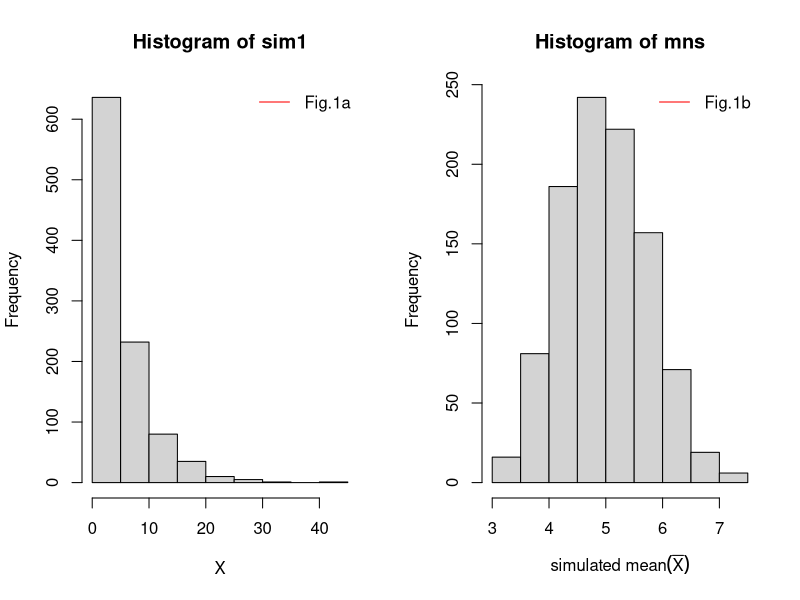

This figure's R source: (Note: this script raises an error after producing the figure.)
## ---- chunk 1

# simulation of the distribution of 1000 random exponentials, n=1000, and rate=0.2.
lambda=0.2
sim1<-rexp(1000,lambda)

# simulation of the distribution of 1000 averages of 40 random exponentials. That is run 40 random variable, n=40, and rate=0.2, grab the mean, and repeat for 1000 times.
set.seed(1234)
mns = NULL
for (i in 1 : 1000) mns = c(mns, mean(rexp(40,lambda)))

# make a graph for above simulations
par(mfcol=c(1,2)) 

#histogram for 1000 random exponential
hist(sim1,ylab="Frequency", xlab="X")
legend("topright", lty=1,col ="red",legend="Fig.1a",bty="n") 

# histogram of sampel means for 1000 sampels of 40 random exponentials
hist(mns,ylab="Frequency",xlab=bquote(paste("simulated mean", (bar(X)), ""))) 
legend("topright", lty=1,col ="red",legend="Fig.1b",bty="n")  
## ---- chunk 2
# put the simulated mean into a dataframe
sampleMeanDF<-data.frame(mns)
attach(sampleMeanDF) # attach the data frame
## ---- chunk 3
#calucate the theorical mean: 
#because we expect with the increased simulation sample sizes, the distribtion will be normaly distributed, and the sample mean will center around the population mean. Therefore the theoretical mean equal population mean (1/lambda).
realMean=1/0.2

#cacluate the simulated 1000 sample mean
sampleMean<-round(mean(mns), 2)

#compare the theoretical mean and sample mean
meanComparison<-rbind(realMean,sampleMean)
colnames(meanComparison)<-"mean_values"
print(meanComparison) # print out a table to show the theoretical and sample means
## ---- chunk 4
require(ggplot2)
g<-ggplot(sampleMeanDF,aes(x=mns))+
        geom_histogram(binwidth=0.3, color="black",fill="white",aes(y = ..density..))+
        xlab(bquote(paste("simulated mean", (bar(x)), "")))+
        ylab("Denisty")+
        scale_x_continuous(limits=c(1, 9),breaks=c(1,2,3,4,5,6,7,8,9))+
        scale_y_continuous(limits=c(0,0.6),breaks=seq(0.1,0.6,by=0.1))+
        ggtitle("Fig.2 Mean of 40 Exponentials simulated 1000 times")+
        theme_bw()+
        theme(axis.title=element_text(size=11))+
        theme(plot.title = element_text(size = rel(1.1),face="bold"))+
        geom_vline(x =1/0.2, size = 2, color="red")+
        geom_vline(x=mean(mns),size=2,linetype="dashed",color="blue")+
        stat_function(fun=dnorm, size = 1.5, color="green",args=list(mean =mean(mns),sd =sd(mns)))
g
detach(sampleMeanDF)
## ---- chunk 5
#make a figure to show sample mean distribution is normally distributed
qqnorm(mns);qqline(mns)
## ---- chunk 6
# calculate the population variance, the population variance is defined by 1/(lambda^2)
varPop<-1/(0.2^2)
# calculate the theoretical variance for the sample mean. According to the Central Limite Theorem, the theoretical variance equal to the populaiton variance divided by n. 
varTheory<-varPop/40
# calucate the actual variance of the 1000 sample means using R funciton var(). 
varSample<-var(mns)

varComparison<-rbind(varTheory,varSample)
colnames(varComparison)<-"variance_value"
print.table(varComparison)

## ---- chunk 7

nosim <- 1000
# convert to standard normal, since mean=5, and sample size n=40, sample variance=5/sqrt(40)
cfunc <- function(x, n) 0.2 * sqrt(40) * (mean(x) - 5) 
# simulate data for sample size of 40
lambda=0.2
data <- data.frame(x = apply(matrix(rexp(nosim*40,lambda), nosim), 1, cfunc))
ggplot(data, aes(x = x)) + 
        geom_histogram(binwidth=.3,colour = "black", fill="white", aes(y = ..density..)) +
        scale_x_continuous(limits=c(-3, 3),breaks=c(-3,-2,-1,0,1,2,3))+
        scale_y_continuous(limits=c(0,0.6),breaks=seq(0.1,0.6,by=0.1))+
        geom_vline(xintercept = 0, size = 1) + stat_function(fun = dnorm, size = 2)+
        xlab("x")+
        ylab("Denisty")+
        ggtitle("Supplementary Fig1. Another way to show the mean of 40 Exponentials simulated 1000 times")+
        theme(plot.title = element_text(size = rel(0.9),face="bold"))
# where x is the difference between a randam varible and mean        
## ---- chunk 8
sessionInfo()
